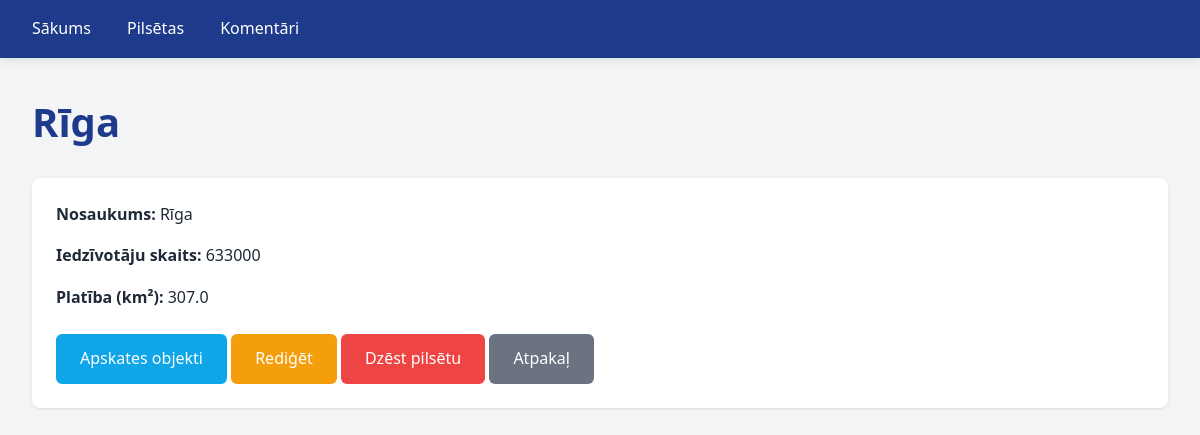
/pilsetas/13, run on the app's committed database.
### tables this page shows
CREATE TABLE pilsetas (
	id INTEGER NOT NULL PRIMARY KEY AUTOINCREMENT,
	nosaukums TEXT NOT NULL,
	statistika_id INTEGER,
	CONSTRAINT pilsetas_statistika_FK FOREIGN KEY (statistika_id) REFERENCES statistika(id) ON DELETE SET NULL
);

CREATE TABLE statistika (
	id INTEGER NOT NULL PRIMARY KEY AUTOINCREMENT
, iedzivotaji INTEGER NOT NULL, platiba REAL NOT NULL);

### app.py (the view)
@app.route("/pilsetas/<int:id>")
def pilseta(id):
    conn = get_db_connection()
    pilseta = conn.execute(
        "SELECT pilsetas.id, nosaukums, iedzivotaji, platiba FROM pilsetas JOIN statistika ON pilsetas.statistika_id = statistika.id WHERE pilsetas.id = ?",
        (id,),
    ).fetchone()
    conn.close()
    return render_template("pilsetas_show.html", pilseta=pilseta)

### app.py (called while the page is built)
def get_db_connection():
    db = Path(__file__).parent / "db.sqlite"
    conn = sqlite3.connect(db)
    conn.row_factory = sqlite3.Row
    return conn

### templates/pilsetas_show.html (shortened to what this page needs)
{% extends "base.html" %}
{% block content %}
  <h1>{{pilseta["nosaukums"]}}</h1>
  <div class="card">
    <p><strong>Nosaukums:</strong> {{pilseta["nosaukums"]}}</p>
    <p><strong>Iedzīvotāju skaits:</strong> {{pilseta["iedzivotaji"]}}</p>
    <p><strong>Platība (km²):</strong> {{pilseta["platiba"]}}</p>
    <div class="mt-3">
      <a href="/pilsetas/{{pilseta['id']}}/objekti" class="btn btn-info">Apskates objekti</a>
      <a href="/pilsetas/{{pilseta['id']}}/edit" class="btn btn-warning">Rediģēt</a>
      <a href="/pilsetas/{{pilseta['id']}}/dzest" class="btn btn-danger">Dzēst pilsētu</a>
      <a href="/pilsetas" class="btn btn-secondary">Atpakaļ</a>
    </div>
  </div>
{% endblock %}

### static/style.css (style rules this page uses)
* { margin: 0; padding: 0; box-sizing: border-box; }
:root { --primary-color: #1e3a8a; --secondary-color: #0ea5e9; --accent-color: #f97316; --text-color: #1f2937; --light-bg: #f3f4f6; --white: #ffffff; --border-color: #e5e7eb; --success-color: #10b981; --danger-color: #ef4444; }
body { font-family: 'Segoe UI', Tahoma, Geneva, Verdana, sans-serif; color: var(--text-color); background-color: var(--light-bg); line-height: 1.6; }
h1 { color: var(--primary-color); margin-bottom: 1.5rem; font-size: 2.5rem; }
p { margin-bottom: 1rem; }
button, .btn, a.btn { display: inline-block; padding: 0.75rem 1.5rem; color: var(--white); border: none; border-radius: 0.375rem; font-size: 1rem; font-weight: 500; cursor: pointer; text-decoration: none; transition: all 0.3s ease; }
.btn-danger { background-color: var(--danger-color); }
.btn-secondary { background-color: #6b7280; }
.btn-info { background-color: #0ea5e9; }
.btn-warning { background-color: #f59e0b; }
.card { background-color: var(--white); border-radius: 0.5rem; box-shadow: 0 1px 3px rgba(0, 0, 0, 0.1); padding: 1.5rem; margin-bottom: 1.5rem; transition: box-shadow 0.3s ease, transform 0.3s ease; }
a { color: var(--secondary-color); text-decoration: none; transition: color 0.3s ease; }
.mt-3 { margin-top: 1.5rem; }

### data on the page
pilsetas: nosaukums "Rīga"
statistika: iedzivotaji "633000", platiba "307.0"
